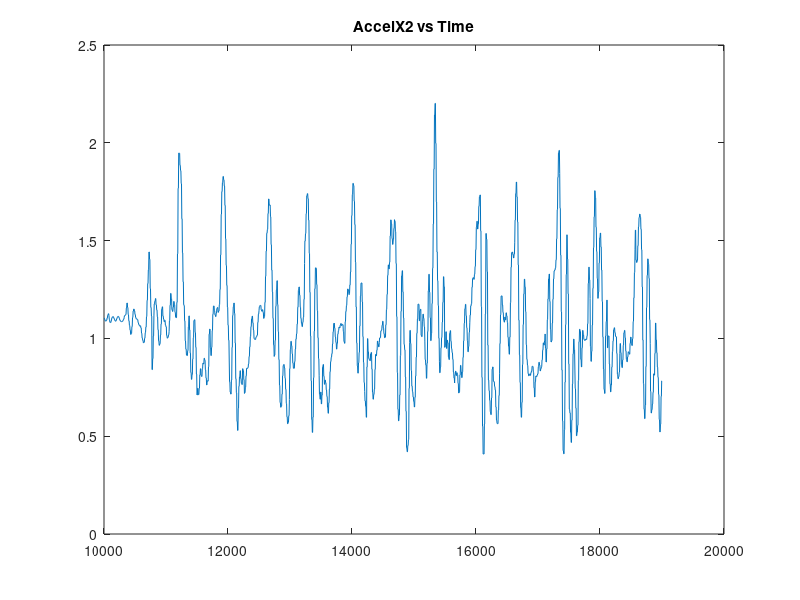
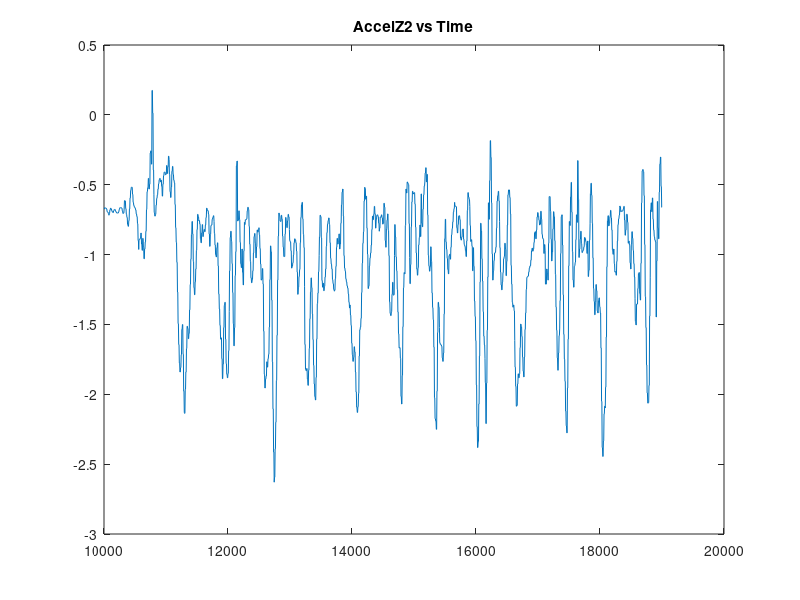
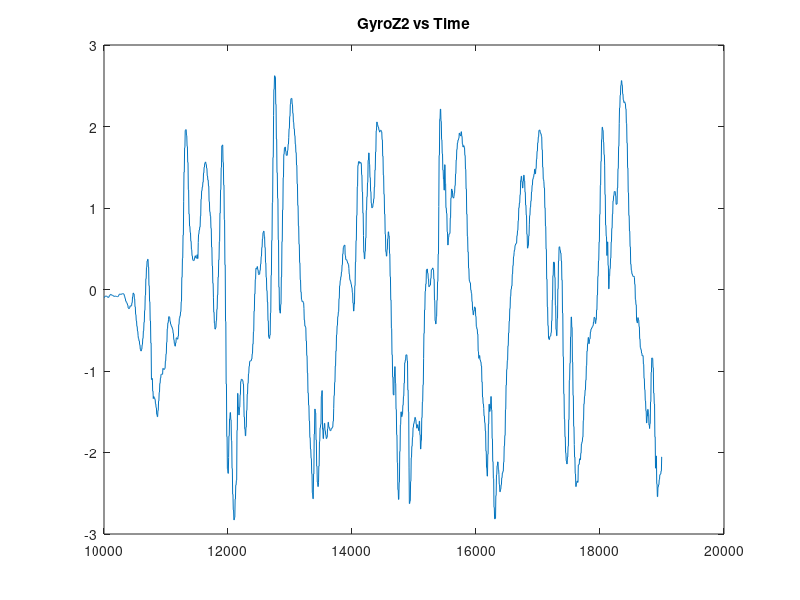

Here is the MATLAB script that generated these plots, in order:
%% Machine Learning Online Class - Exercise 1: Linear Regression

% Instructions
% ------------
%
% This file contains code that helps you get started on the
% linear exercise. You will need to complete the following functions
% in this exericse:
%
% warmUpExercise.m
% plotData.m
% gradientDescent.m
% computeCost.m
% gradientDescentMulti.m
% computeCostMulti.m
% featureNormalize.m
% normalEqn.m
%
% For this exercise, you will not need to change any code in this file,
% or any other files other than those mentioned above.
%
% x refers to the population size in 10,000s
% y refers to the profit in $10,000s
%


%% Initialization
clear ; close all; clc
% clear anything you might have

%% ==================== Part 1: Basic Function ====================
% Complete warmUpExercise.m






fprintf('Program paused. Starting MCS Press enter to continue.\n');
pause;

%makes sure nothing half-loads

fprintf('Plotting Test Data ...\n')
data = load('normalTrim.csv'); %import dataset
data2 = load('ascmean.csv'); %import dataset


time = data(:, 1);
AX = data(:, 2);
AY = data(:, 3);
AZ = data(:, 4);
GX = data(:, 5);
GY = data(:, 6);
GZ = data(:, 7);
time2 = data2(:, 1);
AX2 = data2(:, 2);
AY2 = data2(:, 3);
AZ2 = data2(:, 4);
GX2 = data2(:, 5);
GY2 = data2(:, 6);
GZ2 = data2(:, 7);
%from walkF.txt, dedicate each column to a variable


figure;
plot(time2, AX2); 
title('AccelX2 vs Time')

%{
figure 
plot(time, AX); 
hold on
plot(time2, AX2); 
hold on
title('AccelX ALL vs Time')
figure;
plot(time, AX); 
title('AccelX vs Time')
 

%}

%{


figure 
plot(time, AY); 
hold on
plot(time2, AY2); 
hold on
title(['AccelY' ...
    ' ALL vs Time'])

figure;
plot(time, AY);
title('AccelY vs Time')


figure;
plot(time2, AY2);
title('AccelY2 vs Time')
%}



figure;
plot(time2, AZ2);
title('AccelZ2 vs Time')
%{
 
hold on
plot(time2, AZ2); 
hold on
title(['AccelZ' ...
    ' ALL vs Time'])
%}
%{

figure;
plot(time, AZ);
title('AccelZ vs Time')


%}


% Plot Gyro Data
%{
figure 
plot(time, GX); 
hold on
plot(time2, GX2); 
hold on
title(['GyroX' ...
    ' ALL vs Time'])

figure;
plot(time, GX);
title('GryoX vs Time')


figure;
plot(time2, GX2);
title('GryoX2 vs Time')


figure 
plot(time, GY); 
hold on
plot(time2, GY2); 
hold on
title(['GyroY' ...
    ' ALL vs Time'])


figure;
plot(time, GY);
title('GyroY vs Time')



figure;
plot(time2, GY2);
title('GyroY2 vs Time')
 
%}


figure;
plot(time2, GZ2);
title('GyroZ2 vs Time')


%{
figure 
plot(time, GZ); 
hold on
plot(time2, GZ2); 
hold on
title(['GyroZ' ...
    ' ALL vs Time'])


figure;
plot(time, GZ);
title('GyroZ vs Time')




%}

%{
%Printing All
figure;

%plot(time, AX);
%hold on



%plot(time, AY);
%hold on



%plot(time, AZ);
%hold on


% Plot Gyro Data



plot(time, GX);
hold on


plot(time, GY);
hold on


plot(time, GZ);
hold on
title('All Normal vs Time')

%**************************SECOND HALF***********************

% Plot Gyro Data

%Printing All
figure;

%plot(time, AX);
%hold on



%plot(time, AY);
%hold on



%plot(time, AZ);
%hold on


% Plot Gyro Data



plot(time2, GX2);
hold on




plot(time2, GY2);
hold on


plot(time2, GZ2);
hold on
title('All Ascent vs Time')


%hold on allows you to graph multiple things






%}


